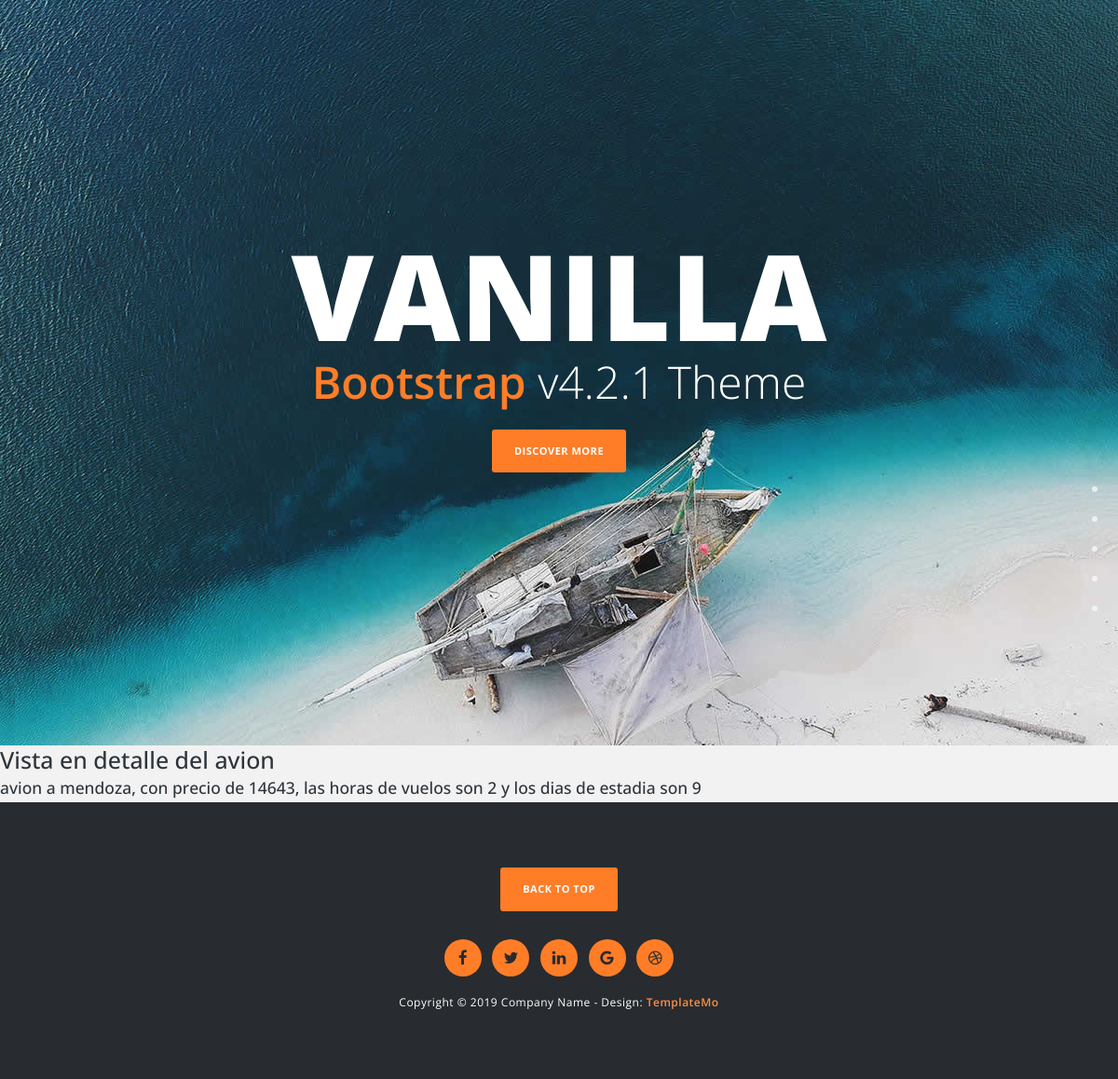
Before: /viajes/detalleAvion/1 with the older database file.
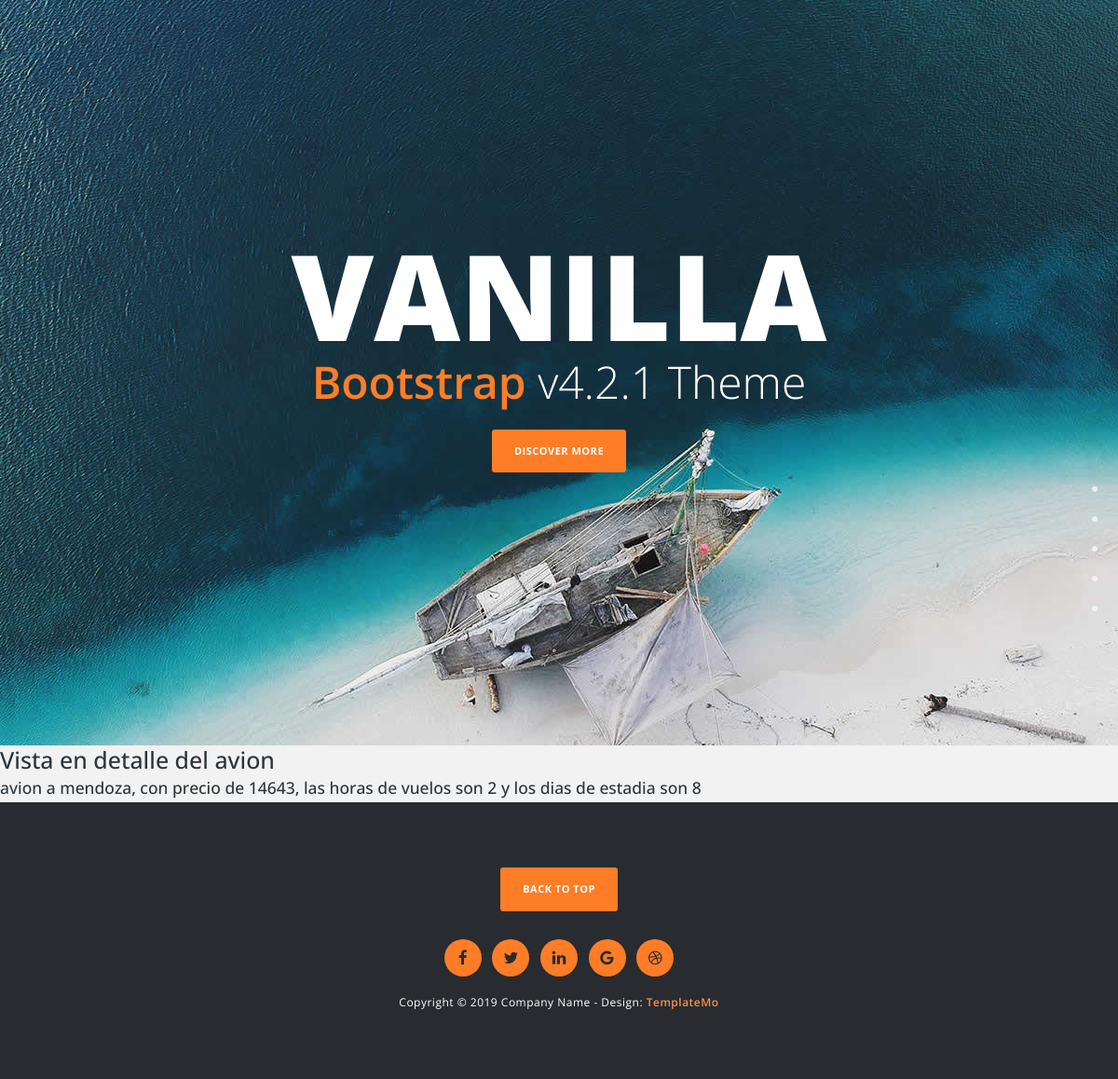
After: the same page with the newer database file.
### Appviajes/models.py (models this page shows, shortened)
class Avion(models.Model):
    lugar_de_viaje = models.CharField(max_length=50)
    precio = models.IntegerField()
    hora_vuelo= models.IntegerField()
    estadia = models.IntegerField()

### Appviajes/views.py (the view)
# urls.py: path('detalleAvion/<pk>', AvionDetail.as_view(), name="DetalleAvion"),
class AvionDetail(DetailView):
    model = Avion
    template_name = 'avion_detail.html'
    context_object_name = "avion"

### Appviajes/template/avion_detail.html
{% extends 'padre.html' %}
{% load static %}
{% block contenidoQueCambia %}
    <h1>Vista en detalle del avion</h1>
    <h3>avion a {{avion.lugar_de_viaje}}, con precio de {{avion.precio}}, las horas de vuelos son {{avion.hora_vuelo}} y los dias de estadia son {{avion.estadia}}</h3>
{% endblock contenidoQueCambia %}

Changed rows visible on the page:
changed Avion "mendoza": estadia "9" → "8"
